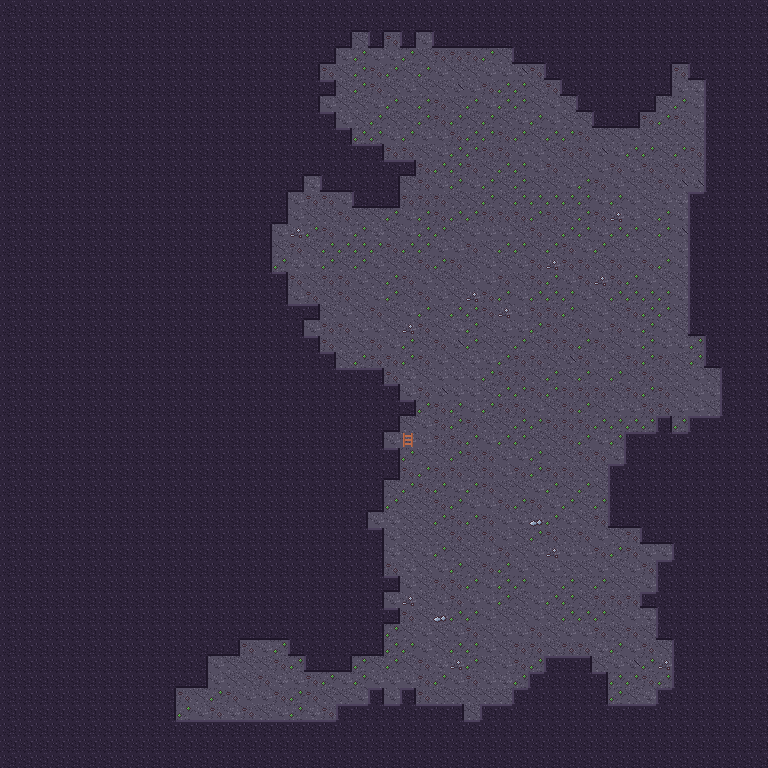

Rendered tile map (Tiled .tmx) drawn with the repository's tilesets; below, a short description and the map source with its tile grids summarised:
An orthogonal 48x48 tile map with 16x16 px tiles, 3 tile layers (Back, Buildings, Front).

<map version="1.4" tiledversion="1.4.2" orientation="orthogonal" renderorder="right-down" compressionlevel="0" width="48" height="48" tilewidth="16" tileheight="16" infinite="0" nextlayerid="4" nextobjectid="1">
  <properties />
  <tileset firstgid="1" name="cave" tilewidth="16" tileheight="16" tilecount="48" columns="16">
    <image source="../cave.png" width="256" height="48" />
    <tile id="1">
      <properties>
        <property name="Passable" type="string" value="F" />
      </properties>
    </tile>
    <tile id="16">
      <properties>
        <property name="Passable" type="string" value="F" />
      </properties>
    </tile>
    <tile id="17">
      <properties>
        <property name="Passable" type="string" value="F" />
      </properties>
    </tile>
    <tile id="18">
      <properties>
        <property name="Passable" type="string" value="F" />
      </properties>
    </tile>
    <tile id="19">
      <properties>
        <property name="Passable" type="string" value="F" />
      </properties>
    </tile>
    <tile id="20">
      <properties>
        <property name="Passable" type="string" value="F" />
      </properties>
    </tile>
    <tile id="21">
      <properties>
        <property name="Passable" type="string" value="F" />
      </properties>
    </tile>
    <tile id="22">
      <properties>
        <property name="Passable" type="string" value="F" />
      </properties>
    </tile>
    <tile id="23">
      <properties>
        <property name="Passable" type="string" value="F" />
      </properties>
    </tile>
    <tile id="24">
      <properties>
        <property name="Passable" type="string" value="F" />
      </properties>
    </tile>
    <tile id="25">
      <properties>
        <property name="Passable" type="string" value="F" />
      </properties>
    </tile>
    <tile id="26">
      <properties>
        <property name="Passable" type="string" value="F" />
      </properties>
    </tile>
    <tile id="27">
      <properties>
        <property name="Passable" type="string" value="F" />
      </properties>
    </tile>
    <tile id="28">
      <properties>
        <property name="Passable" type="string" value="F" />
      </properties>
    </tile>
    <tile id="29">
      <properties>
        <property name="Passable" type="string" value="F" />
      </properties>
    </tile>
    <tile id="30">
      <properties>
        <property name="Passable" type="string" value="F" />
      </properties>
    </tile>
    <tile id="31">
      <properties>
        <property name="Passable" type="string" value="F" />
      </properties>
    </tile>
  </tileset>
  <layer id="1" name="Back" width="48" height="48" opacity="1" offsetx="0" offsety="0">
   <data>[2304 cells, 2304 non-empty, 9 distinct tile ids]</data>
  </layer>
  <layer id="2" name="Buildings" width="48" height="48" opacity="1" offsetx="0" offsety="0">
   <data>[2304 cells, 1492 non-empty, 13 distinct tile ids]</data>
  </layer>
  <layer id="3" name="Front" width="48" height="48" opacity="1" offsetx="0" offsety="0">
   <data>[2304 cells, 0 non-empty, 0 distinct tile ids]</data>
  </layer>
</map>
